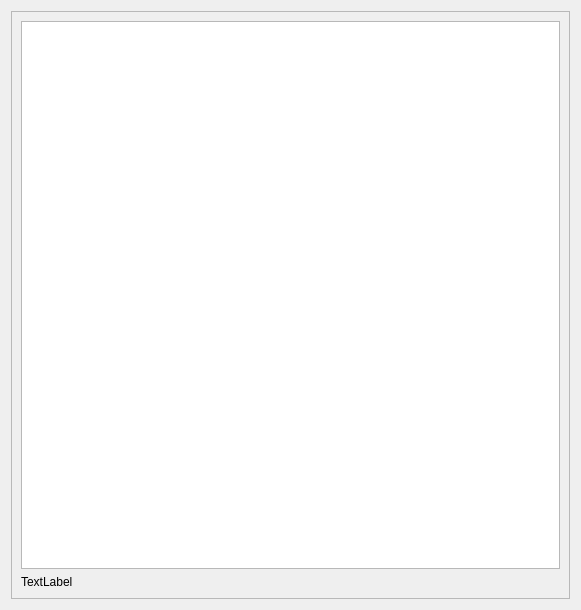
<?xml version="1.0" encoding="UTF-8"?>
<ui version="4.0">
 <class>FrameFactor</class>
 <widget class="QFrame" name="FrameFactor">
  <property name="geometry">
   <rect>
    <x>0</x>
    <y>0</y>
    <width>581</width>
    <height>610</height>
   </rect>
  </property>
  <property name="windowTitle">
   <string>Frame</string>
  </property>
  <layout class="QVBoxLayout" name="verticalLayout">
   <property name="sizeConstraint">
    <enum>QLayout::SetMinimumSize</enum>
   </property>
   <item>
    <widget class="QScrollArea" name="scrollArea">
     <property name="sizePolicy">
      <sizepolicy hsizetype="Expanding" vsizetype="Expanding">
       <horstretch>0</horstretch>
       <verstretch>0</verstretch>
      </sizepolicy>
     </property>
     <property name="sizeAdjustPolicy">
      <enum>QAbstractScrollArea::AdjustToContents</enum>
     </property>
     <property name="widgetResizable">
      <bool>true</bool>
     </property>
     <widget class="QWidget" name="scrollAreaWidgetContents">
      <property name="geometry">
       <rect>
        <x>0</x>
        <y>0</y>
        <width>561</width>
        <height>590</height>
       </rect>
      </property>
      <property name="sizePolicy">
       <sizepolicy hsizetype="Preferred" vsizetype="Expanding">
        <horstretch>0</horstretch>
        <verstretch>0</verstretch>
       </sizepolicy>
      </property>
      <layout class="QVBoxLayout" name="verticalLayout_2">
       <property name="sizeConstraint">
        <enum>QLayout::SetMinimumSize</enum>
       </property>
       <item>
        <widget class="QTextEdit" name="text_edit">
         <property name="sizePolicy">
          <sizepolicy hsizetype="Expanding" vsizetype="Preferred">
           <horstretch>0</horstretch>
           <verstretch>0</verstretch>
          </sizepolicy>
         </property>
         <property name="minimumSize">
          <size>
           <width>100</width>
           <height>200</height>
          </size>
         </property>
         <property name="verticalScrollBarPolicy">
          <enum>Qt::ScrollBarAlwaysOff</enum>
         </property>
         <property name="horizontalScrollBarPolicy">
          <enum>Qt::ScrollBarAlwaysOff</enum>
         </property>
         <property name="sizeAdjustPolicy">
          <enum>QAbstractScrollArea::AdjustIgnored</enum>
         </property>
         <property name="readOnly">
          <bool>true</bool>
         </property>
        </widget>
       </item>
       <item>
        <widget class="QLabel" name="label">
         <property name="sizePolicy">
          <sizepolicy hsizetype="Expanding" vsizetype="Maximum">
           <horstretch>0</horstretch>
           <verstretch>0</verstretch>
          </sizepolicy>
         </property>
         <property name="text">
          <string>TextLabel</string>
         </property>
        </widget>
       </item>
      </layout>
     </widget>
    </widget>
   </item>
  </layout>
 </widget>
 <resources/>
 <connections/>
</ui>
